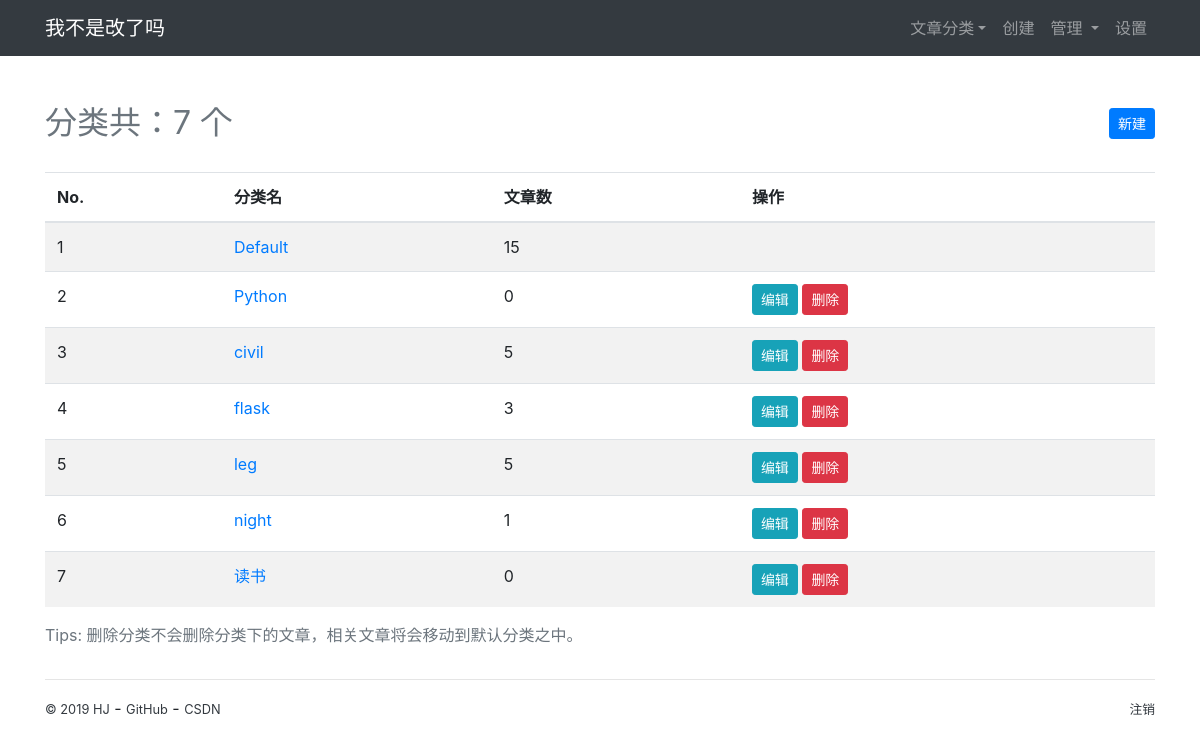
Screenshot of /admin/category/manage (signed in) with the database file from the repository.
### MyBlog/models.py (models this page shows, shortened)
class Admin(db.Model, UserMixin):
    id = db.Column(db.Integer, primary_key=True)
    username = db.Column(db.String(20))  # 用户名(用于登录)
    password_hash = db.Column(db.String(128))
    blog_title = db.Column(db.String(60))   # 博客标题
    blog_sub_title = db.Column(db.String(100))  # 子标题
    name = db.Column(db.String(30))  # 用户昵称(评论中显示)
    about = db.Column(db.Text)

class Category(db.Model):
    id = db.Column(db.Integer, primary_key=True)
    name = db.Column(db.String(30), unique=True)    # 分类名不允许重复,unique=True
    posts = db.relationship('Post', back_populates='category')

### MyBlog/blueprint/admin.py (the view)
@admin_my.route('/category/manage')
@login_required
def manage_category():
    return render_template('admin/manage_category.html')

### MyBlog/__init__.py (called while the page is built)
def register_template_context(app):
    @app.context_processor
    def make_template_context():
        admin = Admin.query.first()
        categories = Category.query.order_by(Category.name).all()
        posts = Post.query.order_by(Post.timestamp).all()
        if current_user.is_authenticated:
            unread_comments = Comment.query.filter_by(reviewed=False).count()
        else:
            unread_comments = None
        return dict(
            admin=admin,
            categories=categories,
            posts=posts,
            unread_comments=unread_comments
        )

### MyBlog/extensions.py (called while the page is built)
@login.user_loader
def load_user(user_id):
    from MyBlog.models import Admin
    user = Admin.query.get(int(user_id))
    return user

### MyBlog/templates/admin/manage_category.html (shortened to what this page needs)
{% extends 'base.html' %}
{% from 'bootstrap/form.html' import render_form %}
{% block content %}
<div class="page-header">
    <h1 ><small class="text-muted">分类共：{{ categories|length }} 个</small>
    <span class="float-right">
        <a class="btn btn-primary btn-sm" href="{{ url_for('.new_category')}}">新建</a>
    </span>
    </h1>
</div>
<table class="table table-striped">
    <thead>
    <tr>
        <th>No.</th>
        <th>分类名</th>
        <th>文章数</th>
        <th>操作</th>
    </tr>
    </thead>
    {% for category in categories %}
    <tr>
        <td>{{ loop.index }}</td>
        <td><a href="{{ url_for('blog.show_category', category_id=category.id)}}">{{ category.name }}</a></td>
        <td>{{ category.posts|length }}</td>
        <td>
            {% if category.id != 1 %}
            <a class="btn btn-info btn-sm" href="{{ url_for('.edit_category', category_id=category.id)}}">编辑</a>
            <form class="inline" method="post" action="{{ url_for('.delete_category', category_id=category.id)}}">
                <button type="submit" class="btn btn-danger btn-sm" onclick="return confirm('确定删除此分类？');">
                    删除
                </button>
            </form>
        </td>
        {% endif %}
    </tr>
    {% endfor %}
</table>
<p class="text-muted">Tips: 删除分类不会删除分类下的文章，相关文章将会移动到默认分类之中。
</p>
{% endblock content %}

### MyBlog/templates/base.html (shortened to what this page needs)
{% from 'bootstrap/nav.html' import render_nav_item %}
<!DOCTYPE html>
<html lang="en">
<head>
    {% block head%}
    <link rel="stylesheet" href="{{ url_for('static', filename='css/bootstrap.min.css')}}" type="text/css">
    <link rel="stylesheet" href="{{url_for('static', filename='css/style.css')}}" type="text/css">
    {% endblock head%}
</head>
<body>
{% block nav%}
    <div class="row">
        <div class="col-sm-12">
            <nav class="navbar navbar-expand-sm bg-dark navbar-dark">
                <div class=" container">
                    <a class="navbar-brand" href="{{url_for('blog.index')}}">{{ admin.blog_title|default('MyBlog') }}</a>
                    <ul class="nav navbar-nav navbar-right">
                        <li class="nav-item dropdown " >
                            <a href="#" class="nav-link dropdown-toggle "role="button"
                               data-toggle="dropdown" >文章分类</a>
                        </li>
                        {% if current_user.is_authenticated %}
                        <li class="nav-item dropdown ">
                            <a href="#" class="nav-link dropdown_toggle" data-toggle="dropdown" role="button">
                                创建
                            </a>
                        </li>
                        <li class="nav-item dropdown">
                            <a href="#" class="nav-link dropdown-toggle" data-toggle="dropdown" role="button">
                                管理
                            </a>
                        </li>
                        {{ render_nav_item('admin.settings', '设置')}}
                        {% endif %}
                    </ul>
                </div>
            </nav>
        </div>
    </div>
{% endblock nav %}
<main class="container">
    {% block content %}
    {% endblock content%}
</main>
{% block footer %}
<div class="row">
    <div class="container">
        <hr>
        <a class="text-dark" href="#" title="created by HJ"><small>&copy; 2019 HJ</small></a> -
        <a class="text-dark" href="https://github.com/theminimize" title="HJ's GitHub count"><small>GitHub</small></a> -
        <a class="text-dark" href="https://blog.csdn.net/one_Salted_FishGG" title="HJ's CSDN count"><small>CSDN</small></a>
        {% if current_user.is_authenticated %}
        <a class="text-dark float-right " href="{{url_for('login.logout', next=request.full_path)}}"><small>注销</small></a>
        {% else %}
        <a class=" text-dark float-right" href="{{url_for('login.login', next=request.full_path)}}"><small>登录</small></a>
        {% endif %}
    </div>
</div>
{% endblock footer %}
</body>
</html>

### MyBlog/static/css/style.css (style rules this page uses)
nav { margin-bottom: 20px; }
.inline { display: inline; }
.page-header { padding-top: 20px; padding-bottom: 20px; }

### rows the page displays
Admin: blog_title "我不是改了吗"
Category: name "Default", posts|length "15"
Category: name "Python", posts|length "0"
Category: name "civil", posts|length "5"
Category: name "flask", posts|length "3"
Category: name "leg", posts|length "5"
Category: name "night", posts|length "1"
Category: name "读书", posts|length "0"

### other values shown
{{ render_nav_item('admin.settings', '设置') }} "设置"
{{ categories|length }} "7"
